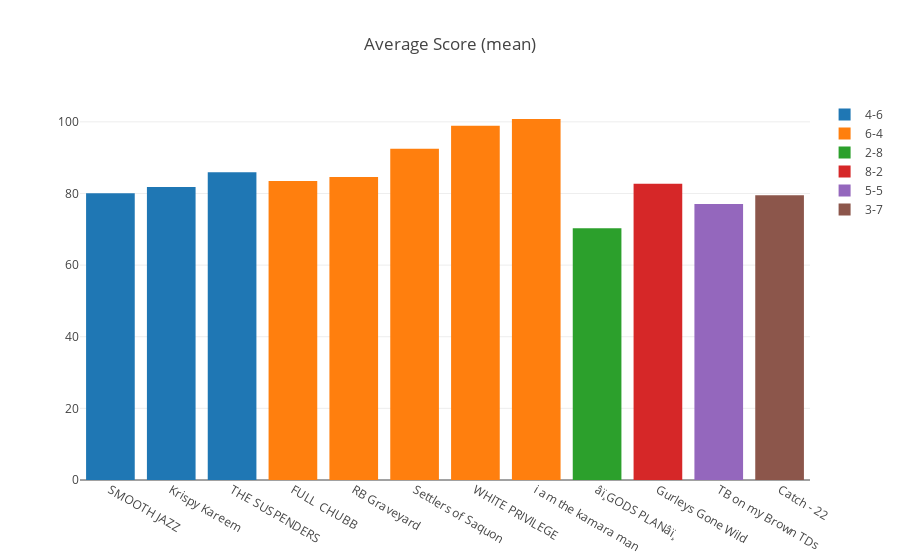
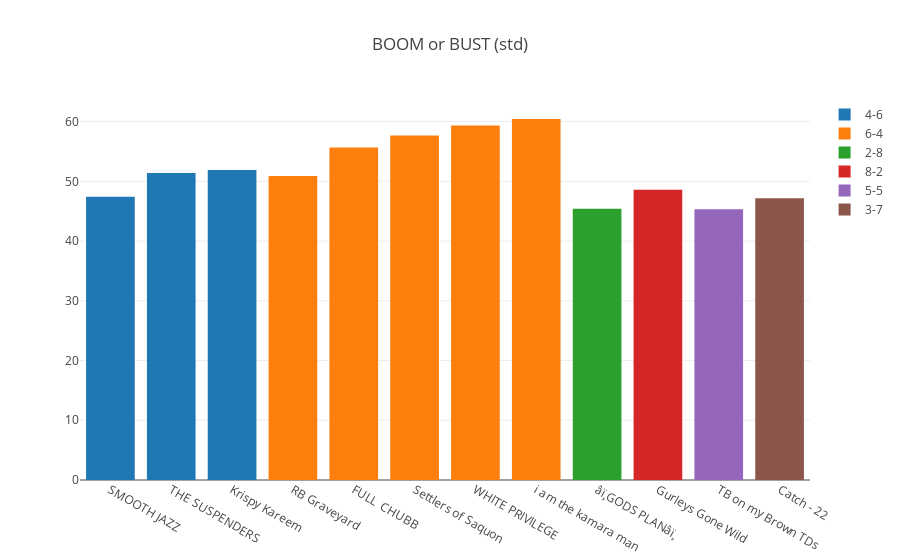
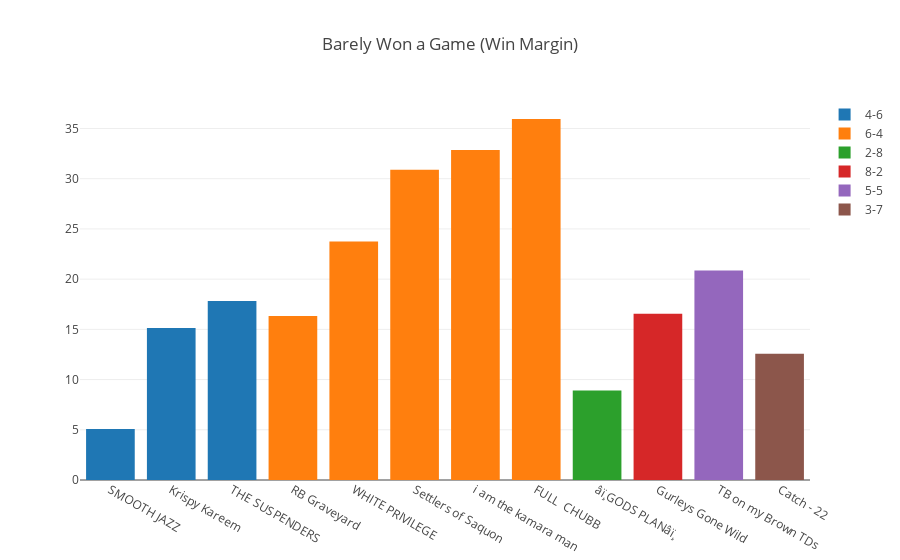
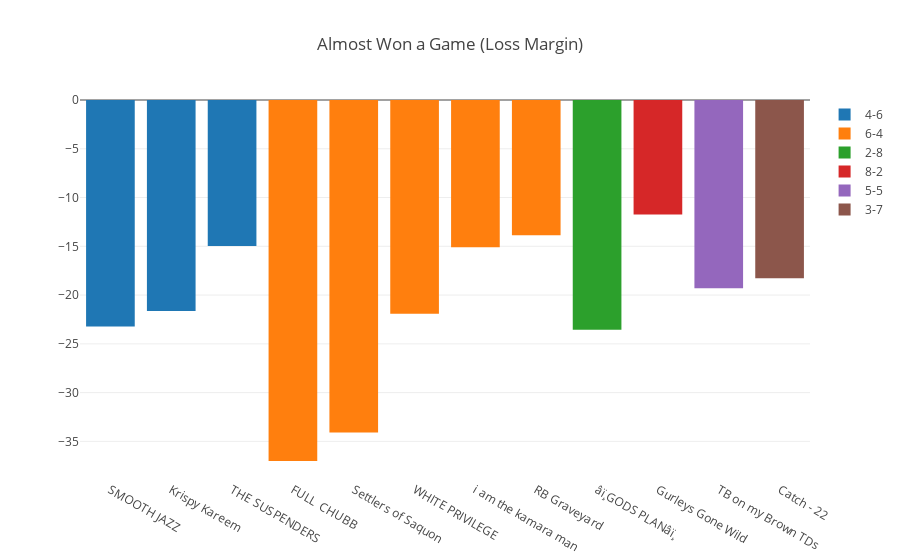

Notebook code for these charts, in order:
### Code cell
# create graph
for col,title in zip(columns,titles):
    df6 = df5.sort_values(col)

    # trace
    data = []
    for s in standings:
        trace = go.Bar(x=df6[df6.standings==s].team.tolist(),
                       y=df6[df6.standings==s][col].tolist(),name=s)
        data.append(trace)

    #layout
    layout = go.Layout(title=title,
                       barmode='group')

    # fig
    fig = go.Figure(data=data, layout=layout)
    
    py.iplot(fig)

### Figure 1 — Plotly figure (JSON) as saved in the notebook; plotly's stock layout.template omitted (floating-point values rounded to 4 significant figures)
{"data": [{"name": "4-6", "type": "bar", "uid": "d6d98308-e896-11e8-8c8c-360038087701", "x": ["SMOOTH JAZZ", "Krispy Kareem", "THE SUSPENDERS"], "y": [80.05, 81.8, 85.93]}, {"name": "6-4", "type": "bar", "uid": "d6d9845c-e896-11e8-a0f1-360038087701", "x": ["FULL  CHUBB", "RB Graveyard", "Settlers of Saquon", "WHITE PRIVILEGE", "i am the kamara man"], "y": [83.47, 84.57, 92.52, 98.89, 100.8]}, {"name": "2-8", "type": "bar", "uid": "d6d98506-e896-11e8-b748-360038087701", "x": ["âï¸GODS PLANâï¸"], "y": [70.32]}, {"name": "8-2", "type": "bar", "uid": "d6d9859c-e896-11e8-a795-360038087701", "x": ["Gurleys Gone Wild"], "y": [82.75]}, {"name": "5-5", "type": "bar", "uid": "d6d98628-e896-11e8-a76c-360038087701", "x": ["TB on my Brown TDs"], "y": [77.08]}, {"name": "3-7", "type": "bar", "uid": "d6d986a8-e896-11e8-9eae-360038087701", "x": ["Catch - 22"], "y": [79.54]}], "layout": {"barmode": "group", "title": "Average Score (mean)"}}

### Figure 2 — Plotly figure (JSON) as saved in the notebook; plotly's stock layout.template omitted (floating-point values rounded to 4 significant figures)
{"data": [{"name": "4-6", "type": "bar", "uid": "d6e4ab8c-e896-11e8-b4f0-360038087701", "x": ["SMOOTH JAZZ", "THE SUSPENDERS", "Krispy Kareem"], "y": [47.42, 51.38, 51.91]}, {"name": "6-4", "type": "bar", "uid": "d6e4accc-e896-11e8-94a3-360038087701", "x": ["RB Graveyard", "FULL  CHUBB", "Settlers of Saquon", "WHITE PRIVILEGE", "i am the kamara man"], "y": [50.88, 55.64, 57.68, 59.33, 60.43]}, {"name": "2-8", "type": "bar", "uid": "d6e4ad78-e896-11e8-af11-360038087701", "x": ["âï¸GODS PLANâï¸"], "y": [45.4]}, {"name": "8-2", "type": "bar", "uid": "d6e4ae06-e896-11e8-be27-360038087701", "x": ["Gurleys Gone Wild"], "y": [48.56]}, {"name": "5-5", "type": "bar", "uid": "d6e4ae86-e896-11e8-8eb8-360038087701", "x": ["TB on my Brown TDs"], "y": [45.31]}, {"name": "3-7", "type": "bar", "uid": "d6e4af08-e896-11e8-a706-360038087701", "x": ["Catch - 22"], "y": [47.15]}], "layout": {"barmode": "group", "title": "BOOM or BUST (std)"}}

### Figure 3 — Plotly figure (JSON) as saved in the notebook; plotly's stock layout.template omitted (floating-point values rounded to 4 significant figures)
{"data": [{"name": "4-6", "type": "bar", "uid": "d6f0d31e-e896-11e8-aea6-360038087701", "x": ["SMOOTH JAZZ", "Krispy Kareem", "THE SUSPENDERS"], "y": [5.08, 15.14, 17.82]}, {"name": "6-4", "type": "bar", "uid": "d6f0d468-e896-11e8-91b3-360038087701", "x": ["RB Graveyard", "WHITE PRIVILEGE", "Settlers of Saquon", "i am the kamara man", "FULL  CHUBB"], "y": [16.33, 23.75, 30.89, 32.85, 35.94]}, {"name": "2-8", "type": "bar", "uid": "d6f0d512-e896-11e8-9516-360038087701", "x": ["âï¸GODS PLANâï¸"], "y": [8.91]}, {"name": "8-2", "type": "bar", "uid": "d6f0d5a8-e896-11e8-9734-360038087701", "x": ["Gurleys Gone Wild"], "y": [16.56]}, {"name": "5-5", "type": "bar", "uid": "d6f0d628-e896-11e8-8689-360038087701", "x": ["TB on my Brown TDs"], "y": [20.85]}, {"name": "3-7", "type": "bar", "uid": "d6f0d6a2-e896-11e8-b92b-360038087701", "x": ["Catch - 22"], "y": [12.58]}], "layout": {"barmode": "group", "title": "Barely Won a Game (Win Margin)"}}

### Figure 4 — Plotly figure (JSON) as saved in the notebook; plotly's stock layout.template omitted (floating-point values rounded to 4 significant figures)
{"data": [{"name": "4-6", "type": "bar", "uid": "d6fb5f78-e896-11e8-8775-360038087701", "x": ["SMOOTH JAZZ", "Krispy Kareem", "THE SUSPENDERS"], "y": [-23.22, -21.64, -14.96]}, {"name": "6-4", "type": "bar", "uid": "d6fb60cc-e896-11e8-ae1f-360038087701", "x": ["FULL  CHUBB", "Settlers of Saquon", "WHITE PRIVILEGE", "i am the kamara man", "RB Graveyard"], "y": [-37.01, -34.09, -21.91, -15.1, -13.86]}, {"name": "2-8", "type": "bar", "uid": "d6fb6176-e896-11e8-a580-360038087701", "x": ["âï¸GODS PLANâï¸"], "y": [-23.54]}, {"name": "8-2", "type": "bar", "uid": "d6fb6202-e896-11e8-971b-360038087701", "x": ["Gurleys Gone Wild"], "y": [-11.75]}, {"name": "5-5", "type": "bar", "uid": "d6fb628c-e896-11e8-9ed6-360038087701", "x": ["TB on my Brown TDs"], "y": [-19.29]}, {"name": "3-7", "type": "bar", "uid": "d6fb6310-e896-11e8-8c8f-360038087701", "x": ["Catch - 22"], "y": [-18.29]}], "layout": {"barmode": "group", "title": "Almost Won a Game (Loss Margin)"}}
